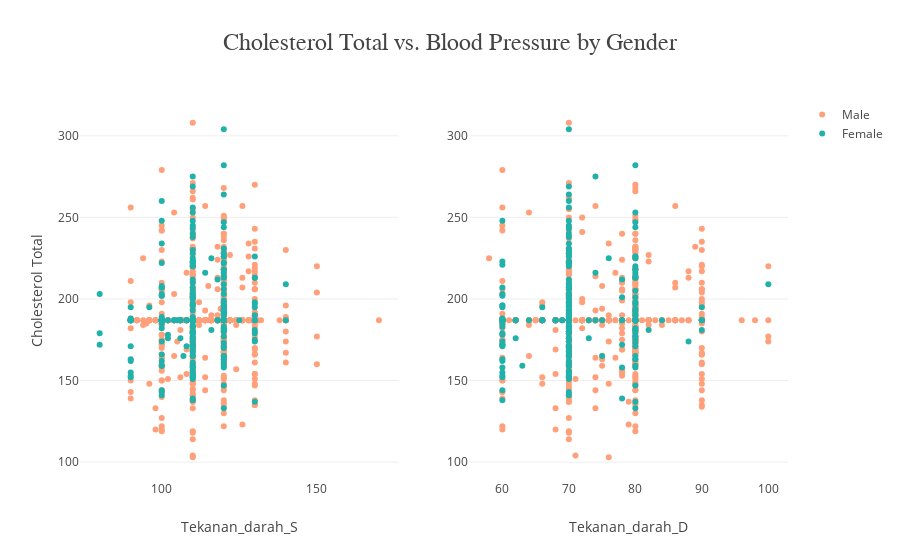

The code cell stored with this chart in its notebook:
### Markdown cell above
We can see that the observed differences in blood pressure between males and females did not occur by chance - they are true, meaningful differences. Even though the analysis did not explicitly state the directionality of these differences, based on our general understanding of cardiovascular physiology, the male participants likely had higher systolic and diastolic blood pressure values than the female participants.

When assessing and managing hypertension or other blood pressure-related conditions, it is crucial to account for these gender-specific differences. Tailored screening, prevention, and treatment strategies may be necessary to effectively address the unique blood pressure profiles of men and women.

Furthermore, these blood pressure distinctions between genders could also interact with and influence other cardiovascular risk factors, such as cholesterol levels. The next logical step would be to explore how these blood pressure distinctions between men and women might relate to and impact total cholesterol (CT)

### Code cell
fig = make_subplots(rows=1, cols=2)

# Mapping colors to genders
color_map = {'M': 'lightsalmon', 'F': 'lightseagreen'}

fig.add_trace(
    go.Scatter(x=df[df['Jenis_Kelamin']=='M']['Tekanan_darah_S'], 
               y=df[df['Jenis_Kelamin']=='M']['Cholesterol_Total'], 
               mode='markers', marker=dict(color=color_map['M']), name='Male'),
    row=1, col=1
)

fig.add_trace(
    go.Scatter(x=df[df['Jenis_Kelamin']=='F']['Tekanan_darah_S'], 
               y=df[df['Jenis_Kelamin']=='F']['Cholesterol_Total'], 
               mode='markers', marker=dict(color=color_map['F']), name='Female'),
    row=1, col=1
)

fig.add_trace(
    go.Scatter(x=df[df['Jenis_Kelamin']=='M']['Tekanan_darah_D'], 
               y=df[df['Jenis_Kelamin']=='M']['Cholesterol_Total'], 
               mode='markers', marker=dict(color=color_map['M']), showlegend=False),
    row=1, col=2
)

fig.add_trace(
    go.Scatter(x=df[df['Jenis_Kelamin']=='F']['Tekanan_darah_D'], 
               y=df[df['Jenis_Kelamin']=='F']['Cholesterol_Total'], 
               mode='markers', marker=dict(color=color_map['F']), showlegend=False),
    row=1, col=2
)

fig.update_xaxes(title_text="Tekanan_darah_S", showgrid=False, row=1, col=1)
fig.update_xaxes(title_text="Tekanan_darah_D", showgrid=False, row=1, col=2)
fig.update_yaxes(title_text="Cholesterol Total", row=1, col=1)

fig.update_layout(title="Cholesterol Total vs. Blood Pressure by Gender",
                   titlefont={'size':24, 'family': 'Serif'})

### Figure 1 — Plotly figure (JSON) as saved in the notebook; plotly's stock layout.template omitted (floating-point values rounded to 4 significant figures; data arrays with more than 128 entries replaced by an {"elided": "..."} marker saying what was removed)
{"data": [{"marker": {"color": "lightsalmon"}, "mode": "markers", "name": "Male", "type": "scatter", "x": {"elided": "1013 int values"}, "xaxis": "x", "y": {"elided": "1013 int values"}, "yaxis": "y"}, {"marker": {"color": "lightseagreen"}, "mode": "markers", "name": "Female", "type": "scatter", "x": {"elided": "326 int values"}, "xaxis": "x", "y": {"elided": "326 int values"}, "yaxis": "y"}, {"marker": {"color": "lightsalmon"}, "mode": "markers", "showlegend": false, "type": "scatter", "x": {"elided": "1013 int values"}, "xaxis": "x2", "y": {"elided": "1013 int values"}, "yaxis": "y2"}, {"marker": {"color": "lightseagreen"}, "mode": "markers", "showlegend": false, "type": "scatter", "x": {"elided": "326 int values"}, "xaxis": "x2", "y": {"elided": "326 int values"}, "yaxis": "y2"}], "layout": {"title": {"font": {"family": "Serif", "size": 24}, "text": "Cholesterol Total vs. Blood Pressure by Gender"}, "xaxis": {"anchor": "y", "domain": [0, 0.45], "showgrid": false, "title": {"text": "Tekanan_darah_S"}}, "xaxis2": {"anchor": "y2", "domain": [0.55, 1], "showgrid": false, "title": {"text": "Tekanan_darah_D"}}, "yaxis": {"anchor": "x", "domain": [0, 1], "title": {"text": "Cholesterol Total"}}, "yaxis2": {"anchor": "x2", "domain": [0, 1]}}}
